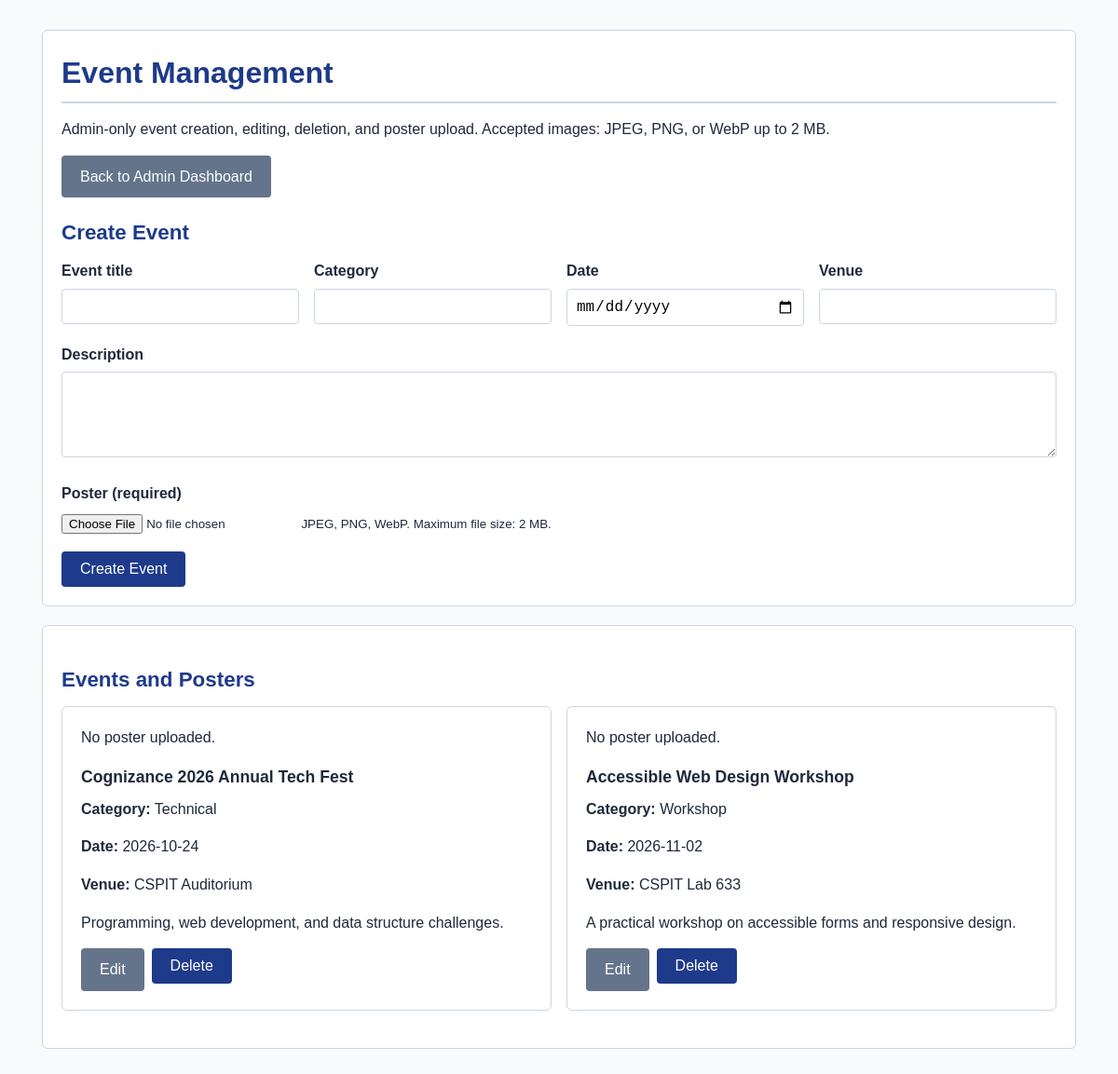
The page /event_management.php (signed in) on the database its author committed.
### tables this page shows
CREATE TABLE IF NOT EXISTS managed_events (
    event_id INT UNSIGNED NOT NULL AUTO_INCREMENT,
    title VARCHAR(150) NOT NULL,
    category VARCHAR(50) NOT NULL,
    event_date DATE NOT NULL,
    venue VARCHAR(150) NOT NULL,
    description TEXT NOT NULL,
    poster_filename VARCHAR(80) DEFAULT NULL,
    created_at TIMESTAMP NOT NULL DEFAULT CURRENT_TIMESTAMP,
    updated_at TIMESTAMP NOT NULL DEFAULT CURRENT_TIMESTAMP ON UPDATE CURRENT_TIMESTAMP,
    PRIMARY KEY (event_id),
    KEY idx_managed_events_date (event_date),
    KEY idx_managed_events_category (category)
);

### event_management.php (the view, shortened to what this page needs)
<?php
function escapeEventValue(string $value): string
{
    return htmlspecialchars($value, ENT_QUOTES | ENT_SUBSTITUTE, 'UTF-8');
}
function eventPosterUrl(?string $filename): ?string
{
    if ($filename === null || preg_match('/^[a-f0-9]{32}\.(?:jpg|png|webp)$/', $filename) !== 1) {
        return null;
    }
    return 'uploads/event-posters/' . rawurlencode($filename);
}
$formValues = [
    'event_id' => '',
    'title' => '',
    'category' => '',
    'event_date' => '',
    'venue' => '',
    'description' => '',
];
$events = [];
$editing = false;
try {
    $connection = createMysqliConnection();
    $list = $connection->prepare(
        'SELECT event_id, title, category, event_date, venue, description, poster_filename
         FROM managed_events ORDER BY event_date, event_id'
    );
    $list->execute();
    $result = $list->get_result();
    $events = $result->fetch_all(MYSQLI_ASSOC);
} catch (mysqli_sql_exception $exception) {
    error_log('StudentHub event list query failed: ' . $exception->getMessage());
    $databaseError = 'Unable to load events. Confirm that event_management.sql has been imported.';
} catch (RuntimeException $exception) {
    error_log('StudentHub event list database configuration failed: ' . $exception->getMessage());
    $databaseError = 'The database is unavailable. Check the connection settings.';
}
?>
<!DOCTYPE html>
<html lang="en">
<head>
    <link rel="stylesheet" href="style.css">
</head>
<body>
    <main class="container event-management">
        <section class="card">
            <h1>Event Management</h1>
            <p>Admin-only event creation, editing, deletion, and poster upload. Accepted images: JPEG, PNG, or WebP up to 2 MB.</p>
            <p><a class="btn btn-secondary" href="admin_dashboard.php">Back to Admin Dashboard</a></p>
            <h2><?= $editing ? 'Update Event' : 'Create Event' ?></h2>
            <form action="event_management.php" method="POST" enctype="multipart/form-data">
                <div class="event-form">
                    <div class="form-group">
                        <label for="event-title">Event title</label>
                        <input type="text" id="event-title" name="title" required maxlength="150" value="<?= escapeEventValue($formValues['title']) ?>">
                    </div>
                    <div class="form-group">
                        <label for="event-category">Category</label>
                        <input type="text" id="event-category" name="category" required maxlength="50" value="<?= escapeEventValue($formValues['category']) ?>">
                    </div>
                    <div class="form-group">
                        <label for="event-date">Date</label>
                        <input type="date" id="event-date" name="event_date" required value="<?= escapeEventValue($formValues['event_date']) ?>">
                    </div>
                    <div class="form-group">
                        <label for="event-venue">Venue</label>
                        <input type="text" id="event-venue" name="venue" required maxlength="150" value="<?= escapeEventValue($formValues['venue']) ?>">
                    </div>
                    <div class="form-group full-width">
                        <label for="event-description">Description</label>
                        <textarea id="event-description" name="description" rows="4" required maxlength="5000"><?= escapeEventValue($formValues['description']) ?></textarea>
                    </div>
                    <div class="form-group full-width">
                        <label for="event-poster">Poster <?= $editing ? '(optional; choose a new file to replace)' : '(required)' ?></label>
                        <input type="file" id="event-poster" name="poster" accept=".jpg,.jpeg,.png,.webp,image/jpeg,image/png,image/webp" <?= $editing ? '' : 'required' ?>>
                        <small>JPEG, PNG, WebP. Maximum file size: 2 MB.</small>
                    </div>
                </div>
                <button type="submit" class="btn"><?= $editing ? 'Update Event' : 'Create Event' ?></button>
            </form>
        </section>
        <section class="card">
            <h2>Events and Posters</h2>
            <?php if ($events === []): ?>
                <p>No events are available yet.</p>
            <?php else: ?>
                <div class="event-grid">
                    <?php foreach ($events as $event): ?>
                        <article class="card">
                            <?php if (eventPosterUrl(is_string($event['poster_filename']) ? $event['poster_filename'] : null) !== null): ?>
                                <img class="poster" src="<?= escapeEventValue((string) eventPosterUrl($event['poster_filename'])) ?>" alt="<?= escapeEventValue($event['title']) ?> poster">
                            <?php else: ?>
                                <p>No poster uploaded.</p>
                            <?php endif; ?>
                            <h3><?= escapeEventValue($event['title']) ?></h3>
                            <p><strong>Category:</strong> <?= escapeEventValue($event['category']) ?></p>
                            <p><strong>Date:</strong> <?= escapeEventValue($event['event_date']) ?></p>
                            <p><strong>Venue:</strong> <?= escapeEventValue($event['venue']) ?></p>
                            <p><?= nl2br(escapeEventValue($event['description'])) ?></p>
                            <div class="actions">
                                <a class="btn btn-secondary" href="event_management.php?edit=<?= (int) $event['event_id'] ?>">Edit</a>
                                <form action="event_management.php" method="POST" onsubmit="return confirm('Delete this event and its uploaded poster? This cannot be undone.');">
                                    <button type="submit" class="btn">Delete</button>
                                </form>
                            </div>
                        </article>
                    <?php endforeach; ?>
                </div>
            <?php endif; ?>
        </section>
    </main>
</body>
</html>

### style.css (style rules this page uses)
:root { --primary-color: #1e3a8a; --primary-hover: #1e40af; --secondary-color: #3b82f6; --bg-color: #f8fafc; --card-bg: #ffffff; --text-color: #1e293b; --text-muted: #64748b; --border-color: #cbd5e1; --focus-outline: #2563eb; --footer-bg: #0f172a; }
* { box-sizing: border-box; margin: 0; padding: 0; }
body { font-family: Arial, Helvetica, sans-serif; line-height: 1.6; color: var(--text-color); background-color: var(--bg-color); display: flex; flex-direction: column; min-height: 100vh; }
.container { max-width: 1100px; margin: 20px auto; padding: 0 20px; width: 100%; flex: 1; }
h1 { font-size: 2rem; margin-bottom: 15px; color: var(--primary-color); border-bottom: 2px solid var(--border-color); padding-bottom: 5px; }
h2 { font-size: 1.4rem; margin: 20px 0 10px 0; color: var(--primary-color); }
h3 { font-size: 1.1rem; margin: 15px 0 8px 0; }
p { margin-bottom: 15px; }
.card { background-color: var(--card-bg); border: 1px solid var(--border-color); border-radius: 6px; padding: 20px; margin-bottom: 20px; }
.form-group { margin-bottom: 18px; }
.form-group label { display: block; font-weight: bold; margin-bottom: 6px; }
.form-group input[type="text"], .form-group input[type="email"], .form-group input[type="password"], .form-group input[type="date"], .form-group input[type="tel"], .form-group select, .form-group textarea { width: 100%; padding: 9px; border: 1px solid var(--border-color); border-radius: 4px; font-size: 1rem; }
.btn { background-color: var(--primary-color); color: white; padding: 10px 20px; border: none; border-radius: 4px; font-size: 1rem; cursor: pointer; display: inline-block; text-decoration: none; }
.btn-secondary { background-color: var(--text-muted); }

### event_management.php (style rules this page uses)
.event-management { max-width: 1150px; margin: 2rem auto; }
.event-management .event-grid { display: grid; grid-template-columns: repeat(auto-fit, minmax(260px, 1fr)); gap: 1rem; }
.event-management .event-form { display: grid; grid-template-columns: repeat(auto-fit, minmax(220px, 1fr)); gap: 0 1rem; }
.event-management .full-width { grid-column: 1 / -1; }
.event-management .actions { display: flex; flex-wrap: wrap; gap: .5rem; }
.event-management .actions form { margin: 0; }

### rows shown on the page
managed_events: shows "No poster uploaded.", title "Cognizance 2026 Annual Tech Fest", category "Technical", event_date "2026-10-24", venue "CSPIT Auditorium", description "Programming, web development, and data structure challenges."
managed_events: shows "No poster uploaded.", title "Accessible Web Design Workshop", category "Workshop", event_date "2026-11-02", venue "CSPIT Lab 633", description "A practical workshop on accessible forms and responsive design."
